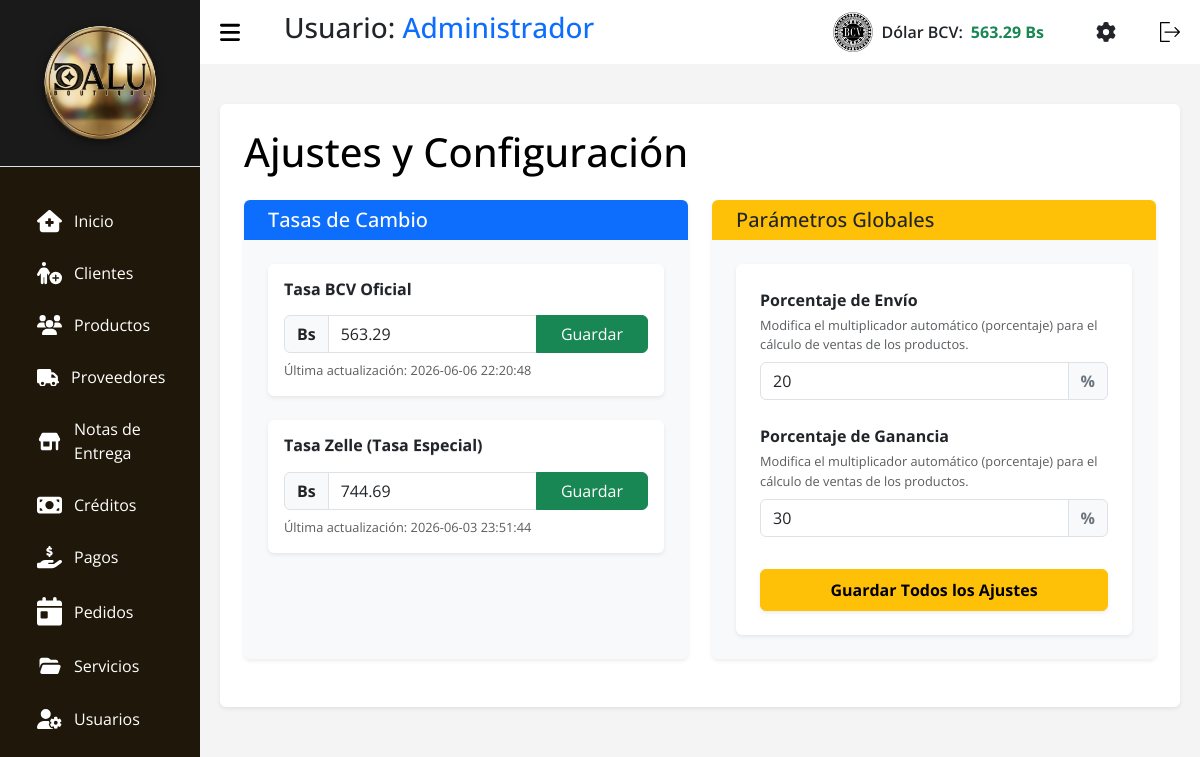
Page /index.php?c=Ajustes (signed in) on the earlier database version.
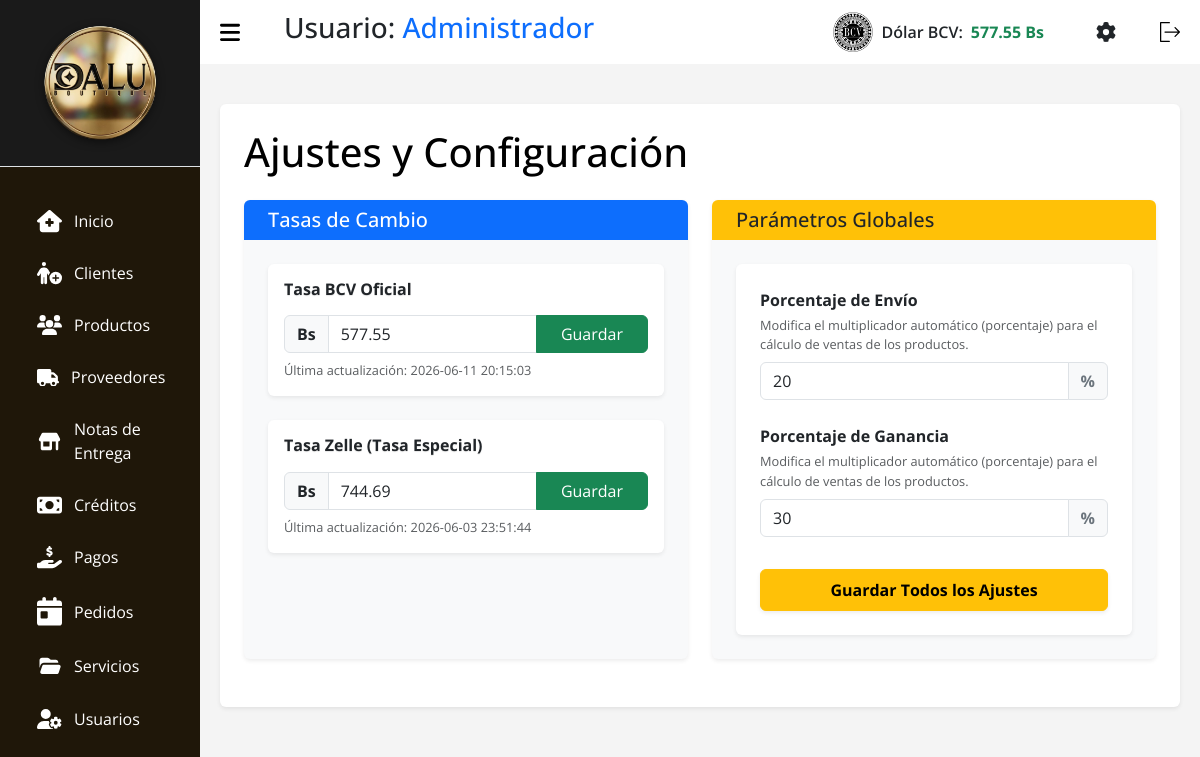
Same page on the later database version.
### tables this page shows
CREATE TABLE `tasa` (
  `id` int(11) NOT NULL,
  `nombre` varchar(50) NOT NULL,
  `valor` decimal(10,2) NOT NULL,
  `fecha_actualizacion` datetime NOT NULL DEFAULT current_timestamp()
);

### src/Models/Tasa.php (called while the page is built, shortened)
<?php
class Tasa extends Conexion {
    public function getLatest($nombre = 'BCV') {
        try {
            $stmt = $this->prepare("SELECT * FROM tasa WHERE nombre = :nombre ORDER BY id DESC LIMIT 1");
            $stmt->bindParam(':nombre', $nombre, PDO::PARAM_STR);
            $stmt->execute();
            return $stmt->fetch(PDO::FETCH_ASSOC);
        } catch (PDOException $e) {
            return false;
        }
    }
}

### src/Models/Ajustes.php (called while the page is built, shortened)
<?php
class Ajustes extends Conexion {
    public function getAll() {
        try {
            $stmt = $this->prepare("SELECT * FROM ajustes");
            $stmt->execute();
            $results = $stmt->fetchAll(PDO::FETCH_ASSOC);
            $ajustes = [];
            foreach ($results as $row) {
                $ajustes[$row['clave']] = floatval($row['valor']);
            }
            return $ajustes;
        } catch (PDOException $e) {
            return [];
        }
    }
}

### src/Views/V_Ajustes.php (the view, shortened to what the changed rows need)
<!DOCTYPE html>
<html lang="es">
<head>
    <link rel="stylesheet" href="assets/css/css.css">
    <link rel="stylesheet" href="assets/css/header.css">
    <link rel="stylesheet" href="assets/bootstrap.min.css">
</head>
<body>
    <?php require_once __DIR__ . "/../Views/layout/header.php"; ?>
    <main>
        <div class="container bg-white p-4 rounded shadow-sm mt-3">
            <h1 class="titulo text-black mb-4">Ajustes y Configuración</h1>
            <div class="row">
                <div class="col-md-6 mb-4">
                    <div class="card shadow-sm h-100 border-0" style="background-color: #f8f9fa;">
                        <div class="card-header bg-primary text-white rounded-top border-0">
                            <h5 class="mb-0"><i class="fa fa-money-bill-wave me-2"></i>Tasas de Cambio</h5>
                        </div>
                        <div class="card-body p-4">
                            <form action="?c=Ajustes&accion=guardarTasa" method="POST" class="mb-4 p-3 bg-white shadow-sm rounded">
                                <h6 class="fw-bold mb-3">Tasa BCV Oficial</h6>
                                <div class="input-group mb-2">
                                    <span class="input-group-text bg-light fw-bold">Bs</span>
                                    <input type="number" step="0.0001" class="form-control" name="valor" value="<?= htmlspecialchars($tasaBcv['valor'] ?? '0.00') ?>" required>
                                    <button class="btn btn-success px-4" type="submit">Guardar</button>
                                </div>
                                <div class="text-muted" style="font-size: 0.8rem;">
                                    Última actualización: <?= htmlspecialchars($tasaBcv['fecha_actualizacion'] ?? 'No disponible') ?>
                                </div>
                            </form>
                            <form action="?c=Ajustes&accion=guardarTasa" method="POST" class="p-3 bg-white shadow-sm rounded">
                                <h6 class="fw-bold mb-3">Tasa Zelle (Tasa Especial)</h6>
                                <div class="input-group mb-2">
                                    <span class="input-group-text bg-light fw-bold">Bs</span>
                                    <input type="number" step="0.0001" class="form-control" name="valor" value="<?= htmlspecialchars($tasaZelle['valor'] ?? '0.00') ?>" required>
                                    <button class="btn btn-success px-4" type="submit">Guardar</button>
                                </div>
                                <div class="text-muted" style="font-size: 0.8rem;">
                                    Última actualización: <?= htmlspecialchars($tasaZelle['fecha_actualizacion'] ?? 'No disponible') ?>
                                </div>
                            </form>
                        </div>
                    </div>
                </div>
                <div class="col-md-6 mb-4">
                    <div class="card shadow-sm h-100 border-0" style="background-color: #f8f9fa;">
                        <div class="card-header bg-warning text-dark rounded-top border-0">
                            <h5 class="mb-0"><i class="fa fa-percent me-2"></i>Parámetros Globales</h5>
                        </div>
                        <div class="card-body p-4">
                            <form action="?c=Ajustes&accion=guardarAjustes" method="POST" class="bg-white shadow-sm rounded p-4">
                                <?php
                                $nombresLegibles = [
                                    'porcentaje_envio' => 'Porcentaje de Envío',
                                    'porcentaje_ganancia' => 'Porcentaje de Ganancia'
                                ];
                                foreach ($configuraciones as $clave => $valor):
                                    $nombreInput = $nombresLegibles[$clave] ?? ucfirst(str_replace('_', ' ', $clave));
                                ?>
                                    <div class="mb-4">
                                        <label class="form-label fw-bold text-dark mb-1"><?= htmlspecialchars($nombreInput) ?></label>
                                        <p class="text-muted mb-2" style="font-size: 0.8rem;">Modifica el multiplicador automático (porcentaje) para el cálculo de ventas de los productos.</p>
                                        <div class="input-group">
                                            <input type="number" step="0.01" class="form-control" name="ajustes[<?= htmlspecialchars($clave) ?>]" value="<?= htmlspecialchars($valor) ?>" required>
                                            <span class="input-group-text fw-bold text-secondary">%</span>
                                        </div>
                                    </div>
                                <?php endforeach; ?>
                                <button type="submit" class="btn btn-warning w-100 mt-2 py-2 fw-bold shadow-sm">Guardar Todos los Ajustes</button>
                            </form>
                        </div>
                    </div>
                </div>
            </div>
        </div>
    </main>
</body>
</html>

### src/Views/layout/header.php (shortened to what the changed rows need)
<?php
$tasaModel_header = new Tasa();
$tasaActual_header = $tasaModel_header->getLatest();
$tasaValor = $tasaActual_header ? number_format((float)$tasaActual_header['valor'], 2) : '0.00';
?>
<section id="sidebar">
  <div class="sidebar-heading border-bottom p-3" style="background-color: #1a1a1a; text-align: center;">
    <img src="assets/img/dalulisto.png" style="max-width: 80%; height: auto; filter: drop-shadow(0px 2px 4px rgba(0,0,0,0.5));" alt="Logo Dalu">
  </div>
  <ul class="side-menu">
    <li class="nav-item m-1 fs-6">
      <a class="nav-link active" aria-current="page" href="?c=Home">
        Inicio</a>
    </li>
    <li class="nav-item m-1 fs-6">
      <a class="nav-link" href="?c=Clientes">
        Clientes
      </a>
    </li>
    <li class="nav-item m-1 fs-6">
      <a class="nav-link" href="?c=Productos">
        Productos
      </a>
    </li>
    <li class="nav-item m-1 fs-6">
      <a class="nav-link" href="?c=Proveedores">
        Proveedores
      </a>
    </li>
    <li class="nav-item m-1 fs-6">
      <a class="nav-link" href="?c=Notas">
        Notas de
        <br>
        Entrega
      </a>
    </li>
    <li class="nav-item m-1 fs-6">
      <a class="nav-link" href="?c=Creditos">
        Créditos
      </a>
    </li>
    <li class="nav-item m-1 fs-6">
      <a class="nav-link" href="?c=Pagos">
        Pagos
      </a>
    <li class="nav-item m-1 fs-6">
      <a class="nav-link" href="?c=Pedidos">
        Pedidos
      </a>
    </li>
    <li class="nav-item m-1 fs-6">
      <a class="nav-link" href="?c=Servicios">
        Servicios
      </a>
    </li>
    <li class="nav-item  m-1 fs-6">
      <a class="nav-link" href="?c=Usuarios">
        Usuarios
      </a>
    </li>
  </ul>
</section>
<section id="content">
  <nav>
    <h3 class="ms-3">Usuario: <span class="text-primary"><?= htmlspecialchars($_SESSION['nombre']) ?></span></h3>
    <div class="d-flex align-items-center ms-auto me-4" id="bcvDiv" style="cursor:pointer;" data-bs-toggle="modal" data-bs-target="#modalTasa">
        <img class="img-bcv me-2" src="assets/img/bcv2.png" alt="BCV" width="40">
        <span class="text-dark fw-semibold me-2">Dólar BCV:</span>
        <span class="text-success fw-bold" id="Dolar_bcv"><?= htmlspecialchars($tasaValor) ?> Bs</span>
    </div>
    <a href="?c=Ajustes" class="me-3 text-dark" title="Ajustes y Configuración">
    </a>
    <form action="index.php?c=login&a=Logout" method="POST">
      <button type="submit" style="background: none; border: none; cursor: pointer;">
      </button>
    </form>
  </nav>

Differences in the rows shown:
changed tasa (number 1 of 2 on the later page): valor "563.29" → "577.55"; fecha_actualizacion "2026-06-06 22:20:48" → "2026-06-11 20:15:03"
